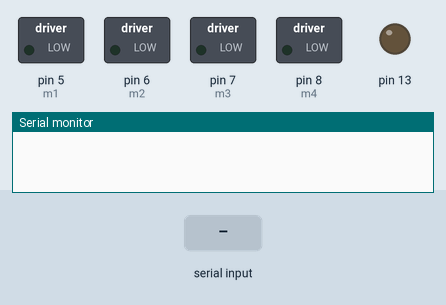
A sketch run on a simulated Arduino Uno, built with avr-gcc and run on an emulated ATmega328P. Parts: switched loads named in the sketch (green lamp = pin HIGH), output pins drawn as LEDs (lit = HIGH), the last lines printed to the serial monitor. The inputs (shaded band) are chosen by the test bench.

Above: at 1.2 s.
1.3 s: "f" received over Serial
At 1.37 s:
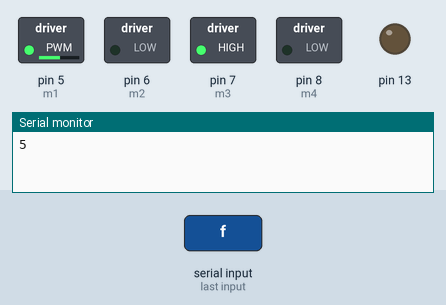
2.9 s: "b" received over Serial
At 2.97 s:
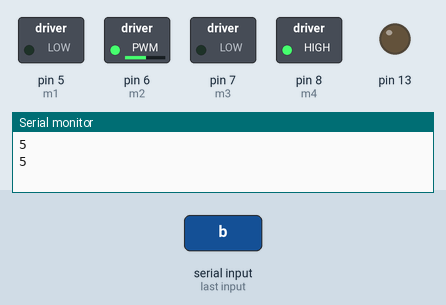
4.5 s: "r" received over Serial
At 4.57 s:
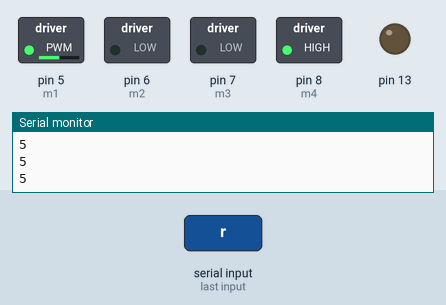
6.1 s: "l" received over Serial
At 6.17 s:
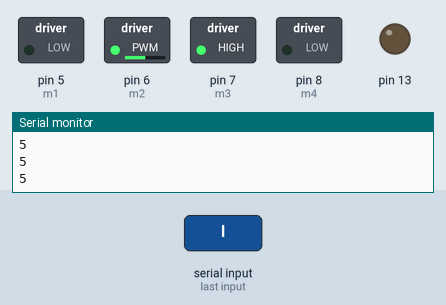
Timing chart, 0 to 8.7 s (numbered marks = the images above; inputs shaded):
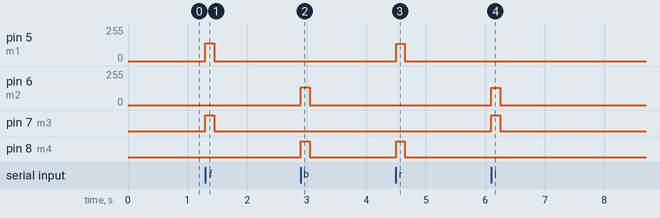

Measured:
- after the input at 1.3 s, pin 5 (m1): 0/255 → 133/255 at once, → 0/255 0.15 s later; pin 7 (m3): LOW → HIGH at once, → LOW 0.15 s later
- after the input at 2.9 s, pin 6 (m2): 0/255 → 133/255 at once, → 0/255 0.15 s later; pin 8 (m4): LOW → HIGH at once, → LOW 0.15 s later
- after the input at 4.5 s, pin 5 (m1): 0/255 → 128/255 at once, → 0/255 0.15 s later; pin 8 (m4): LOW → HIGH at once, → LOW 0.15 s later
- after the input at 6.1 s, pin 6 (m2): 0/255 → 128/255 at once, → 0/255 0.15 s later; pin 7 (m3): LOW → HIGH at once, → LOW 0.15 s later

The sketch:

besthassn.ino
```cpp
int m1 = 5;
int m2 = 6;
int m3 = 7;
int m4 = 8;

int numr = 128;
int numl = 115;

long counter=0;
long DV=0;
long factor = 5;
long timer = 0;
void backward(double t) {
  digitalWrite(m1, HIGH);
  digitalWrite(m2, LOW);
  digitalWrite(m3, HIGH);
  digitalWrite(m4, LOW);
}

void forward(double t) {
  digitalWrite(m1, LOW);
  digitalWrite(m2, HIGH);
  digitalWrite(m3, LOW);
  digitalWrite(m4, HIGH);
}

void right(double t) {
  digitalWrite(m1, HIGH);
  digitalWrite(m2, LOW);
  digitalWrite(m3, LOW);
  digitalWrite(m4, HIGH);
}

void left(double t) {
  digitalWrite(m1, LOW);
  digitalWrite(m2, HIGH);
  digitalWrite(m3, HIGH);
  digitalWrite(m4, LOW);
}

void setup() {
  pinMode(m1, OUTPUT);
  pinMode(m2, OUTPUT);
  pinMode(m3, OUTPUT);
  pinMode(m4, OUTPUT);
  pinMode(13, OUTPUT);

  digitalWrite(m1, LOW);
  digitalWrite(m2, LOW);
  digitalWrite(m3, LOW);
  digitalWrite(m4, LOW);
  digitalWrite(13, LOW);

  Serial.begin(9600);
}


char input;
void loop() {
  if(Serial.available() > 0) {
    timer = millis();
    input = Serial.read();
    DV = counter*factor;
    Serial.println(DV);
  //  Serial.println(input);
    if (input == 'f') {
     // forward(10);
     motorSpeed(128+DV,128+DV);
    }
    else if (input == 'b') {
     // backward(10);
     DV = counter*factor;
     motorSpeed(-128-DV,-128-DV);
    }
    else if (input == 'r') {
      motorSpeed(-128,128);
    }
    else if (input == 'l') {
     // left(10);
     motorSpeed(128,-128);
    }
    counter++;
  }
  else if(millis()-timer > 150)
  {
  digitalWrite(m1, LOW);
  digitalWrite(m2, LOW);
  digitalWrite(m3, LOW);
  digitalWrite(m4, LOW);
  counter = 1;
  }

}

void motorSpeed(int right, int left)//hehehe
{
  if(left>255)
  {
    left = 255;
  }
  else if (left < -255)
  {
    left = -255;
  }
  if(right > 255)
  {
    right = 255;
  }
  else if(right < -255)
  {
    right=-255;
  }
  if(left < 0)
  {digitalWrite(m1,LOW);
  analogWrite(m2,abs(left));
  }else
  {
    digitalWrite(m2,LOW);
  analogWrite(m1,abs(left));
  }
  if(right < 0)
  {digitalWrite(m3,LOW);
  analogWrite(m4,abs(right));
  }else
  {
    digitalWrite(m4,LOW);
  analogWrite(m3,abs(right));
  }
}
```
